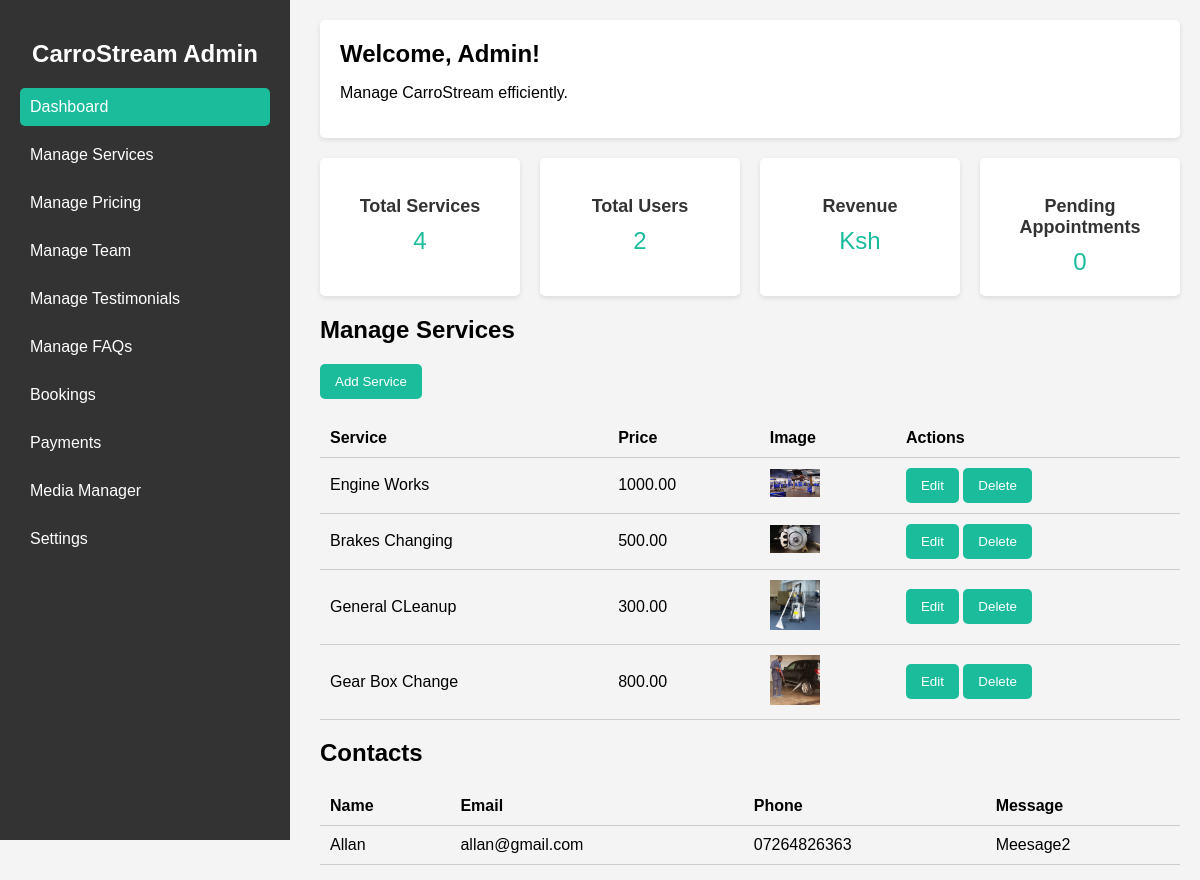
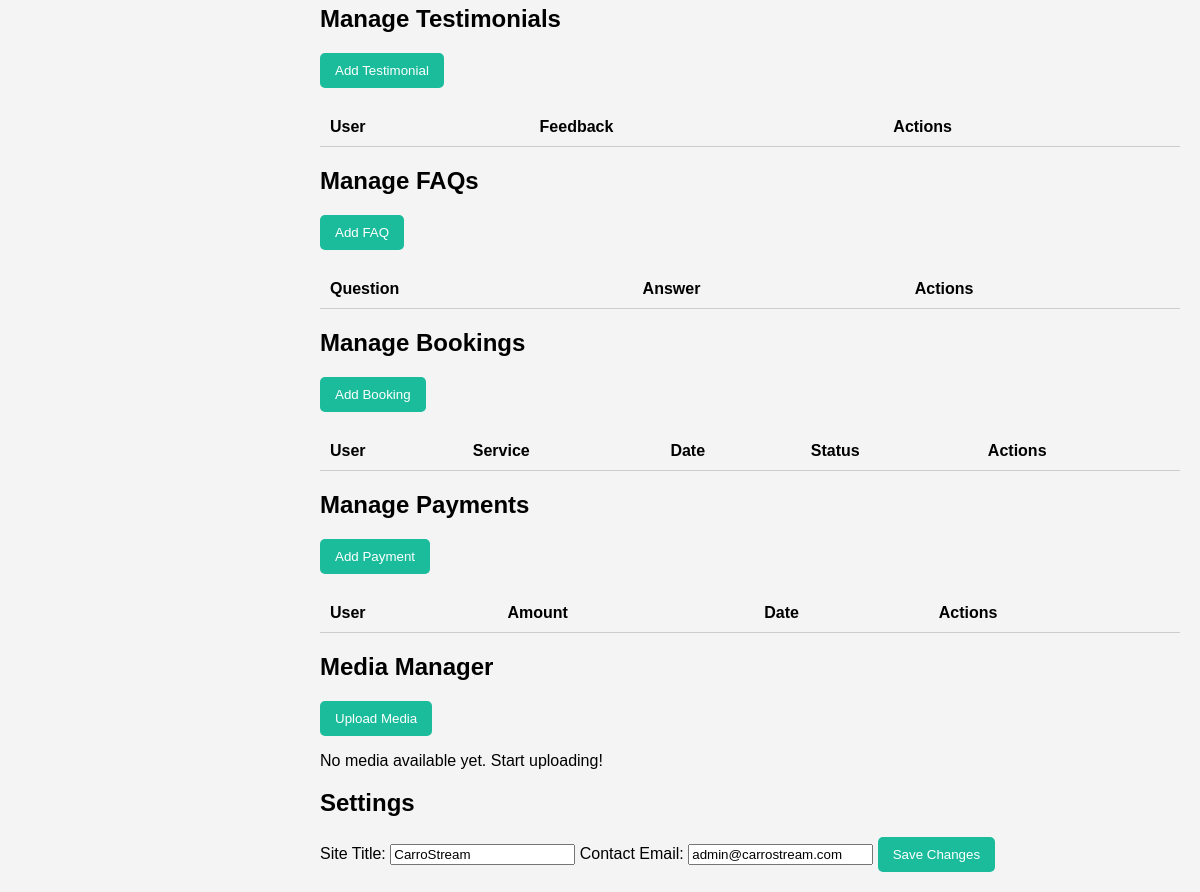
/dashboard/siteadmin, run on an earlier commit of the app's database (2 pictures, top to bottom).
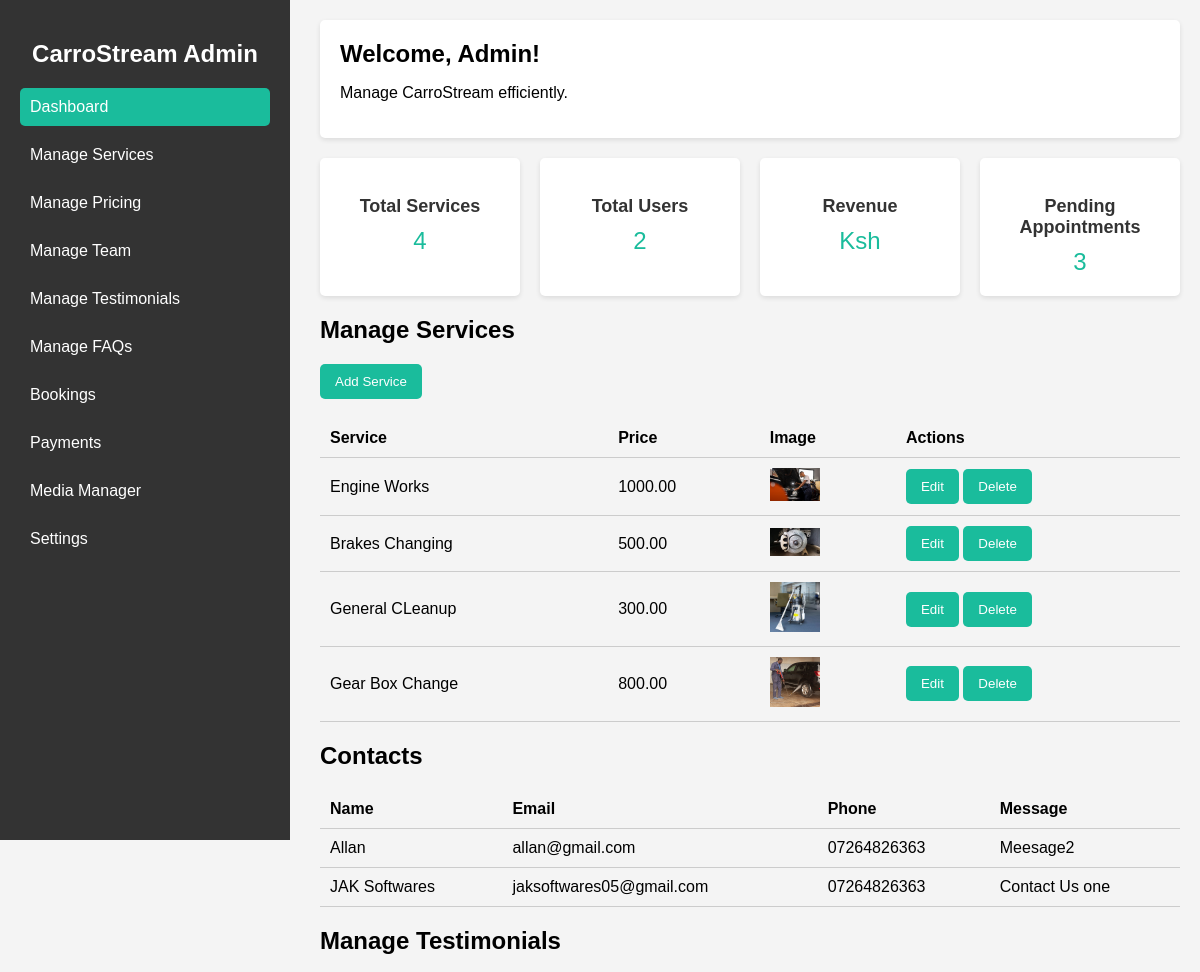
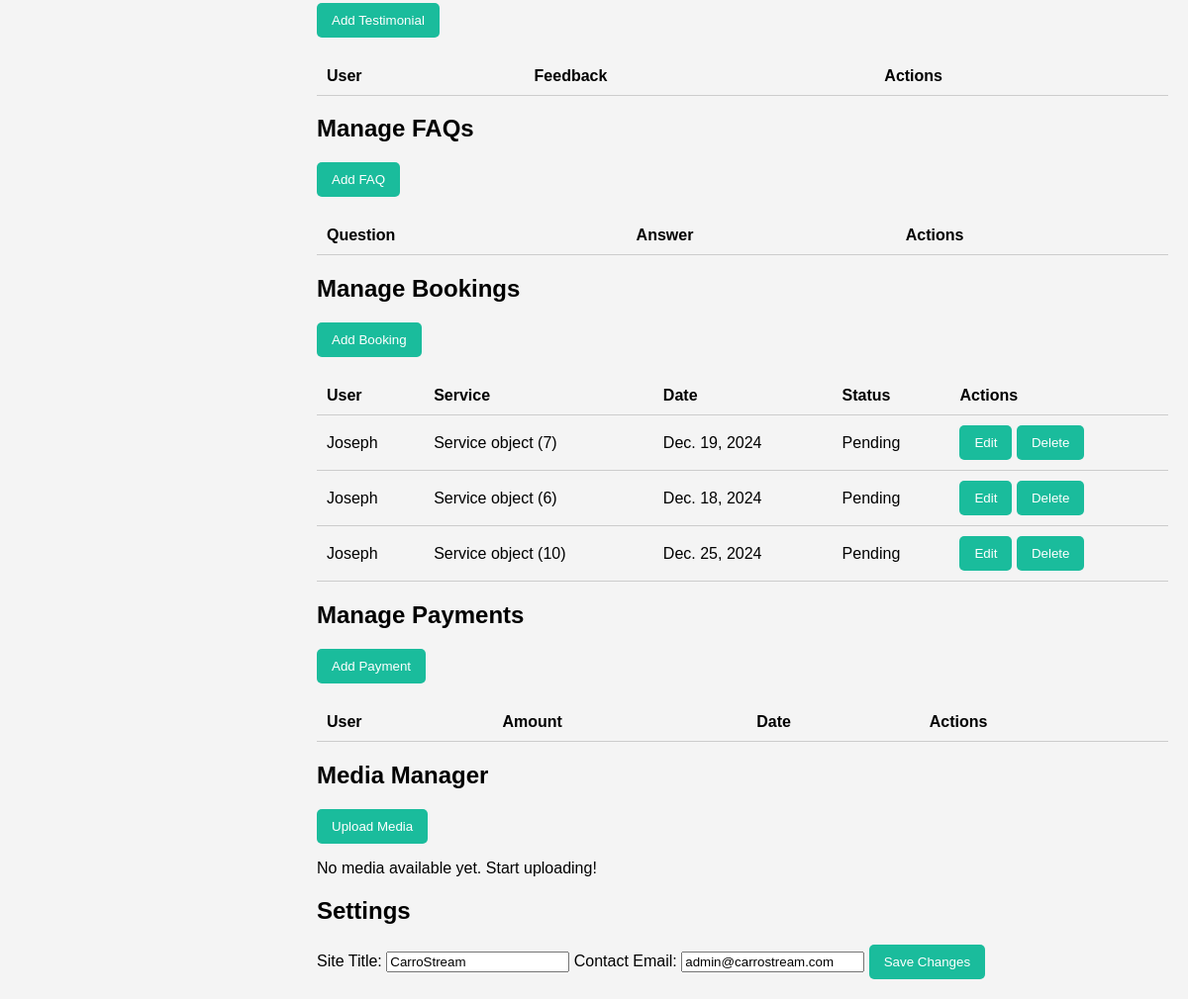
And on a later commit of the database (2 pictures, top to bottom).
### services/models.py (models this page shows, shortened)
class Service(models.Model):
    title = models.CharField(max_length=200)
    slug = models.SlugField(unique=True, blank=True)
    description = models.TextField()
    price = models.DecimalField(max_digits=10, decimal_places=2)
    image = models.ImageField(upload_to='services/')
    created_at = models.DateTimeField(auto_now_add=True)  # Automatically set when a service is created
    updated_at = models.DateTimeField(auto_now=True)  # Automatically update when the service is modified

### contact/models.py (models this page shows, shortened)
class ContactMessage(models.Model):
    name = models.CharField(max_length=100)
    email = models.EmailField()
    phone = models.CharField(max_length=15, blank=True, null=True)
    message = models.TextField()
    created_at = models.DateTimeField(auto_now_add=True)

### dashboard/models.py (models this page shows, shortened)
class Booking(models.Model):
    STATUS_CHOICES = [
        ('Pending', 'Pending'),
        ('Confirmed', 'Confirmed'),
        ('Completed', 'Completed'),
        ('Cancelled', 'Cancelled'),
    ]
    user = models.ForeignKey(User, on_delete=models.CASCADE)
    full_name = models.CharField(max_length=255)
    service = models.ForeignKey(Service, on_delete=models.CASCADE, related_name='dashboard_bookings')
    date = models.DateField(default=date.today)
    time = models.TimeField()  # Make sure this exists
    preferred_date = models.DateField(default='2024-01-01')
    comments = models.TextField(null=True, blank=True)
    status = models.CharField(max_length=20, choices=STATUS_CHOICES, default='Pending')
    created_at = models.DateTimeField(auto_now_add=True)

### accounts/models.py (models this page shows)
class User(AbstractUser):
    full_name = models.CharField(max_length=255, blank=False, default="Default Full Name")
    email = models.EmailField(unique=True, blank=False)
    profile_picture = models.ImageField(upload_to='accounts/userprofile_pictures/', blank=True, null=True)  # Profile picture is optional
    def __str__(self):
        return self.username

### dashboard/views.py (the view)
# urls.py: path('siteadmin', views.siteadmin_dashboard, name="siteadmin"),
def siteadmin_dashboard(request):
    total_services = Service.objects.count()  # Count of all services
    total_users = get_user_model().objects.count()  # Total users
    pending_bookings = Booking.objects.filter(status='Pending').count()  # Count of pending bookings
    services = Service.objects.all()  # All services
    users = get_user_model().objects.all()  # All users
    contacts = ContactMessage.objects.all()  # Fetch all contact messages
    bookings = Booking.objects.all().select_related('user', 'service')
    bookings = Booking.objects.all()
    context = {
        'total_bookings': pending_bookings,
        'pending_bookings': pending_bookings,
        'total_services': total_services,
        'total_users': total_users,
        'services': services,
        'users': users,
        'contacts': contacts,  # Add contacts to context
        'bookings': bookings,
    }
    return render(request, 'dashboard/siteadmin_dashboard.html', context)

### templates/dashboard/siteadmin_dashboard.html (shortened to what this page needs)
{% load static %}
<!DOCTYPE html>
<html lang="en">
<head>
    {% block css %}
    <link rel="stylesheet" href="{% static 'dashboard/css/siteadmin_dashboard.css' %}">
    {% endblock %}
</head>
<body>
    <div class="admin-dashboard">
        <aside class="sidebar">
            <h2>CarroStream Admin</h2>
            <nav>
                <ul>
                    <li><a href="#" class="active">Dashboard</a></li>
                    <li><a href="#">Manage Services</a></li>
                    <li><a href="#">Manage Pricing</a></li>
                    <li><a href="#">Manage Team</a></li>
                    <li><a href="#">Manage Testimonials</a></li>
                    <li><a href="#">Manage FAQs</a></li>
                    <li><a href="#">Bookings</a></li>
                    <li><a href="#">Payments</a></li>
                    <li><a href="#">Media Manager</a></li>
                    <li><a href="#">Settings</a></li>
                </ul>
            </nav>
        </aside>
        <main class="main-content">
            <header>
                <h1>Welcome, Admin!</h1>
                <p>Manage CarroStream efficiently.</p>
            </header>
            <section class="content">
                <div class="cards">
                    <div class="card">
                        <h3>Total Services</h3>
                        <p>{{ total_services }}</p>
                    </div>
                    <div class="card">
                        <h3>Total Users</h3>
                        <p>{{ total_users }}</p>
                    </div>
                    <div class="card">
                        <h3>Revenue</h3>
                        <p>Ksh {{ total_revenue }}</p>
                    </div>
                    <div class="card">
                        <h3>Pending Appointments</h3>
                        <p>{{ pending_bookings }}</p>
                    </div>
                </div>
            </section>
<div id="dynamic-section">
    <h2>Manage Services</h2>
    <button id="add-service-btn">Add Service</button>
    <table id="services-table">
        <thead>
            <tr>
                <th>Service</th>
                <th>Price</th>
                <th>Image</th>
                <th>Actions</th>
            </tr>
        </thead>
        <tbody>
            {% for service in services %}
            <tr id="service-{{ service.id }}">
                <td>{{ service.title }}</td>
                <td>{{ service.price }}</td>
                <td>
                    {% if service.image %}
                        <img src="{{ service.image.url }}" alt="Service Image" width="50">
                    {% else %}
                        <img src="{% static 'dashboard/img/placeholder.png' %}" alt="No image" width="50">
                    {% endif %}
                </td>
                <td>
                    <button onclick="editService('{{ service.id }}')">Edit</button>
                    <button onclick="deleteService('{{ service.id }}')">Delete</button>
                </td>
            </tr>
            {% endfor %}
        </tbody>
    </table>
</div>
<div id="dynamic-section">
    <h2>Contacts</h2>
<table id="contacts-table">
    <thead>
        <tr>
            <th>Name</th>
            <th>Email</th>
            <th>Phone</th>
            <th>Message</th>
        </tr>
    </thead>
    <tbody>
        {% for contact in contacts %}
        <tr id="contact-{{ contact.id }}">
            <td>{{ contact.name }}</td>
            <td>{{ contact.email }}</td>
            <td>{{ contact.phone }}</td>
            <td>{{ contact.message }}</td>
        </tr>
        {% endfor %}
    </tbody>
</table>
</div>
<div id="dynamic-section">
    <h2>Manage Testimonials</h2>
    <button id="add-testimonial-btn">Add Testimonial</button>
    <table id="testimonials-table">
        <thead>
            <tr>
                <th>User</th>
                <th>Feedback</th>
                <th>Actions</th>
            </tr>
        </thead>
    </table>
</div>
<div id="dynamic-section">
    <h2>Manage FAQs</h2>
    <button id="add-faq-btn">Add FAQ</button>
    <table id="faqs-table">
        <thead>
            <tr>
                <th>Question</th>
                <th>Answer</th>
                <th>Actions</th>
            </tr>
        </thead>
    </table>
</div>
<div id="dynamic-section">
    <h2>Manage Bookings</h2>
    <button id="add-booking-btn">Add Booking</button>
    <table id="bookings-table">
        <thead>
            <tr>
                <th>User</th>
                <th>Service</th>
                <th>Date</th>
                <th>Status</th>
                <th>Actions</th>
            </tr>
        </thead>
        <tbody>
            {% for booking in bookings %}
            <tr id="booking-{{ booking.id }}">
                <td>{{ booking.user }}</td>
                <td>{{ booking.service }}</td>
                <td>{{ booking.date }}</td>
                <td>{{ booking.status }}</td>
                <td>
                    <button onclick="editBooking('{{ booking.id }}')">Edit</button>
                    <button onclick="deleteBooking('{{ booking.id }}')">Delete</button>
                </td>
            </tr>
            {% endfor %}
        </tbody>
    </table>
</div>
<div id="dynamic-section">
    <h2>Manage Payments</h2>
    <button id="add-payment-btn">Add Payment</button>
    <table id="payments-table">
        <thead>
            <tr>
                <th>User</th>
                <th>Amount</th>
                <th>Date</th>
                <th>Actions</th>
            </tr>
        </thead>
    </table>
</div>
<div id="dynamic-section">
    <h2>Media Manager</h2>
    <button id="upload-media-btn">Upload Media</button>
    <p>{% if media|length > 0 %} Media available for management. {% else %} No media available yet. Start uploading! {% endif %}</p>
</div>
                <div id="dynamic-section">
                    <h2>Settings</h2>
                    <form>
                        <label for="site-title">Site Title:</label>
                        <input type="text" id="site-title" value="CarroStream">
                        <label for="contact-email">Contact Email:</label>
                        <input type="email" id="contact-email" value="admin@carrostream.com">
                        <button>Save Changes</button>
                    </form>
                </div>
        </main>
    </div>
</body>
</html>

### static/dashboard/css/siteadmin_dashboard.css (style rules this page uses)
body { margin: 0; font-family: Arial, sans-serif; background-color: #f4f4f4; }
.admin-dashboard { display: flex; }
.sidebar { width: 250px; background: #333; color: #fff; min-height: 100vh; padding: 20px; position: fixed; }
.sidebar h2 { text-align: center; margin-bottom: 20px; }
.sidebar nav ul { list-style: none; padding: 0; }
.sidebar nav ul li { margin: 10px 0; }
.sidebar nav ul li a { color: #fff; text-decoration: none; padding: 10px; display: block; border-radius: 5px; }
.sidebar nav ul li a.active, .sidebar nav ul li a:hover { background: #1abc9c; }
.main-content { flex: 1; padding: 20px; margin-left: 300px; }
header { background: #fff; padding: 20px; border-radius: 5px; margin-bottom: 20px; box-shadow: 0 2px 5px rgba(0, 0, 0, 0.1); }
header h1 { margin: 0; font-size: 24px; }
.cards { display: flex; gap: 20px; margin-bottom: 20px; }
.card { flex: 1; background: #fff; padding: 20px; border-radius: 5px; text-align: center; box-shadow: 0 2px 5px rgba(0, 0, 0, 0.1); }
.card h3 { margin-bottom: 10px; font-size: 18px; color: #333; }
.card p { font-size: 24px; margin: 0; color: #1abc9c; }
table { width: 100%; border-collapse: collapse; margin-top: 20px; }
table th, table td { padding: 10px; text-align: left; border-bottom: 1px solid #ccc; }
button { background: #1abc9c; color: #fff; border: none; padding: 10px 15px; border-radius: 5px; cursor: pointer; }

What changed in the data, as far as the page shows it:
changed Service "Engine Works": image: a different picture
added ContactMessage: name "JAK Softwares", email "jaksoftwares05@gmail.com", phone "07264826363", message "Contact Us one"
added Booking: user "Joseph", service "Service object (7)", date "Dec. 19, 2024", status "Pending"
added Booking: user "Joseph", service "Service object (6)", date "Dec. 18, 2024", status "Pending"
added Booking: user "Joseph", service "Service object (10)", date "Dec. 25, 2024", status "Pending"
Also different on the page:
{{ pending_bookings }}: "0" → "3"
